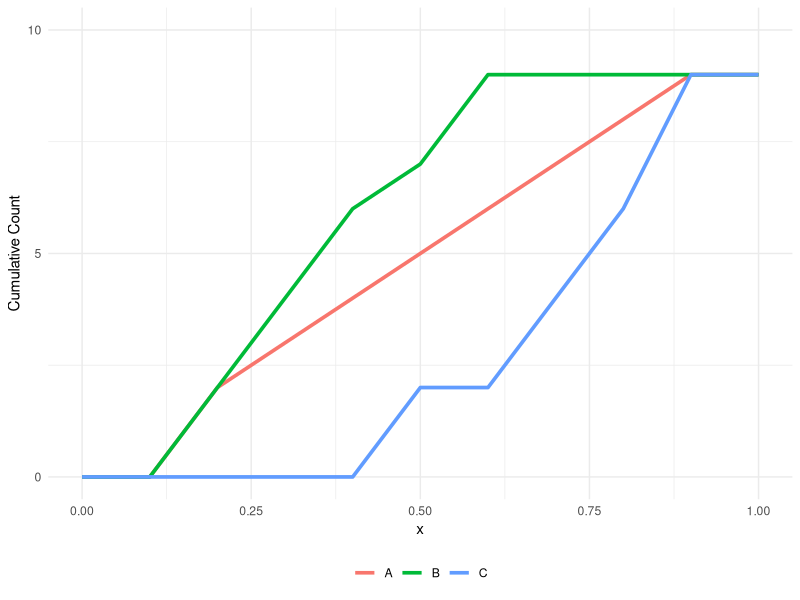

This figure's R source:
# Get nearest-neighbor distances and Ripley's K.

library(tidyverse)

# Set up data.

dat_right =
  tibble(A = c(0.4, 0.6, 0.15, 0.3, 0.9, 0.7, 0.5, 0.8, 0.15) %>% sort,
         B = c(0.15, 0.15, 0.25, 0.25, 0.35, 0.35, 0.5, 0.55, 0.6) %>% sort,
         C = c(0.5, 0.8, 0.7, 0.9, 0.85, 0.5, 0.8, 0.7, 0.9) %>% sort)

dat_left = 
  tibble(bin = seq(0, 1, by = 0.1))

dat_A = 
  dat_left %>% 
  expand_grid(dat_right %>% select(A)) %>% 
  mutate(check = A <= bin) %>% 
  group_by(bin) %>% 
  summarize(A = check %>% sum) %>% 
  ungroup

dat_B = 
  dat_left %>% 
  expand_grid(dat_right %>% select(B)) %>% 
  mutate(check = B <= bin) %>% 
  group_by(bin) %>% 
  summarize(B = check %>% sum) %>% 
  ungroup

dat_C = 
  dat_left %>% 
  expand_grid(dat_right %>% select(C)) %>% 
  mutate(check = C <= bin) %>% 
  group_by(bin) %>% 
  summarize(C = check %>% sum) %>% 
  ungroup

dat = 
  dat_A %>% 
  left_join(dat_B) %>% 
  left_join(dat_C)

# Plot.

vis = 
  dat %>% 
  pivot_longer(cols = c(A, B, C)) %>% 
  ggplot() +
  geom_line(aes(x = bin,
                 y = value,
                 group = name,
                 color = name),
            linewidth = 1.25) +
  labs(x = "x",
       y = "Cumulative Count",
       color = NULL) +
  scale_y_continuous(limits = c(0, 10),
                     breaks = c(0, 5, 10)) +
  theme_minimal() +
  theme(legend.position = "bottom",
        legend.direction = "horizontal")

# Export.

ggsave("out/vis_nearest_1.png",
       vis,
       dpi = 300,
       width = 3.25,
       height = 3.25)
